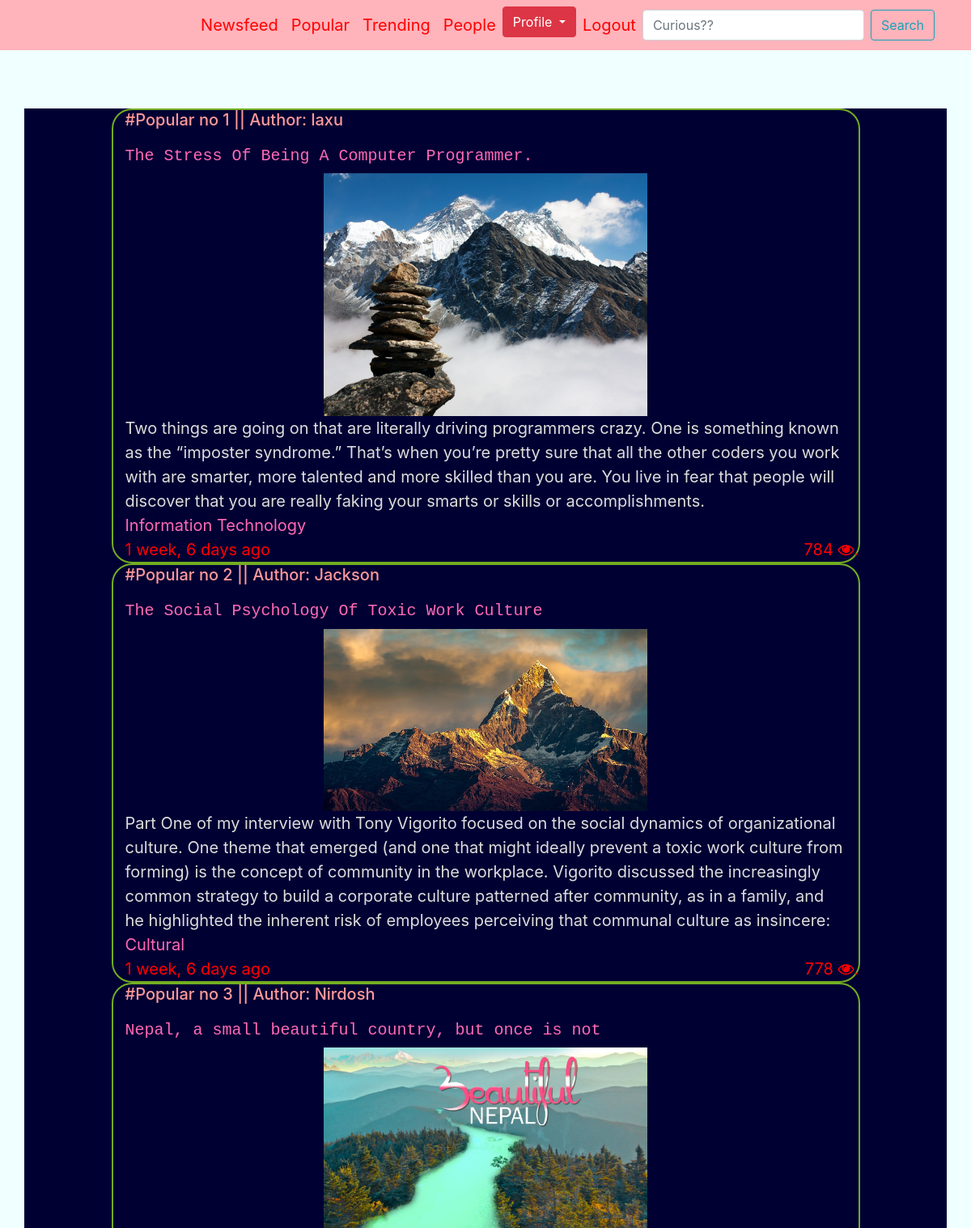
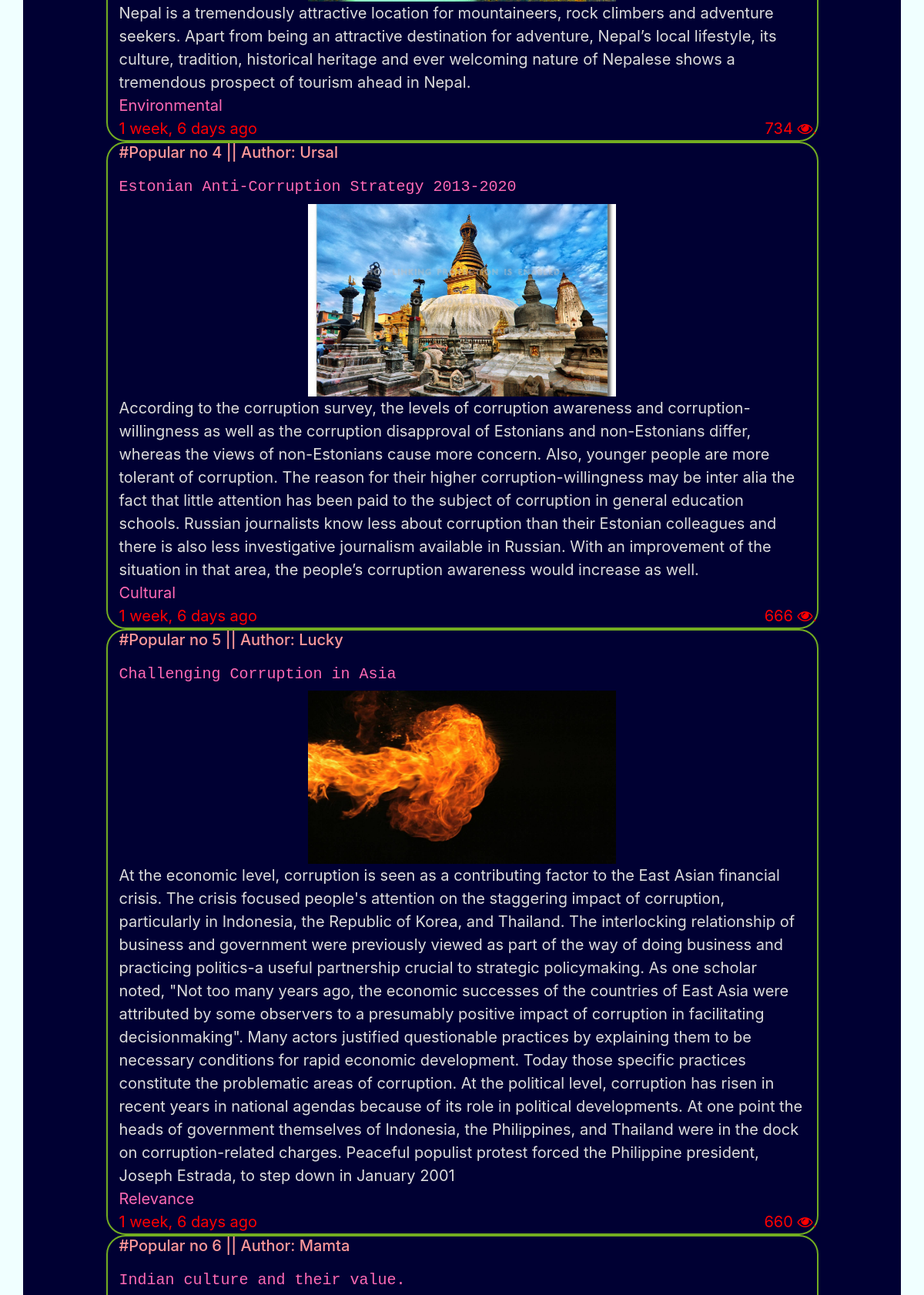
/popular/ (signed in, upper part), run on the app's committed database (2 pictures, top to bottom).
### Blog/models.py (models this page shows, shortened)
class Post(models.Model):
    title = models.CharField(max_length = 50)
    overview = models.TextField()
    time_upload = models.DateTimeField(auto_now_add=True)
    time_updated = models.DateTimeField(auto_now=True)
    Author = models.ForeignKey(Profile, on_delete=models.CASCADE)
    thumbnail = models.ImageField(upload_to= 'thumbnail', blank=True,null=True)
    categories = models.ManyToManyField(Categories, blank = True)
    view = models.IntegerField(default = 1)
    class Meta:
        ordering =['-time_upload']

class Categories(models.Model):
    title = models.CharField(max_length=50)

### User/models.py (models this page shows, shortened)
class Profile(models.Model):
    user = models.OneToOneField(User,on_delete=models.CASCADE)
    following = models.ManyToManyField(User,related_name='following',blank = True)
    bio = models.TextField(default='no bio submitted..')
    photo = models.ImageField(upload_to= 'Profile_pic',null = True, blank = True)
    updated = models.DateTimeField(auto_now=True)
    created = models.DateTimeField(auto_now_add=True)
    class Meta:
        ordering = ('-created',)

### Blog/views.py (the view)
# urls.py: path('popular/', views.Popular, name='popular'),
@login_required
def Popular (request):
    time =datetime.date.today()-datetime.timedelta(days=365)
    popu = Post.objects.filter(time_upload__gte = time).order_by('-view')
    contex = {
    'trend': popu,
    }
    return render(request,'Blog/popular.html',contex)

### Blog/templates/Blog/popular.html
{% extends 'Blog/base.html' %}
{% load static %}
{% block content %}
{% for trends in trend %}
<div class="container" style="background-color:#000033">
  <div class="col-lg-10" style="margin-left: auto;
  margin-right: auto;
  display: block;
  border-radius: 25px;
  border: 2px solid #73AD21;">
    <div class="section-title">
      <h2 style="font-size:20px;color:#ff9999">#Popular no {{forloop.counter}} || Author: {{trends.Author.user.username}} </h2>
    </div>
    <div class="trend-entry d-flex style=" background-color:#F0FFFF">
      <div class="trend-contents">
        <h2><a href="#" style="font-size:20px;color:#FF69B4; font-family: 'Lucida Console', Courier, monospace;">{{trends.title}}</a></h2>
        {% if trends.thumbnail %}
    <a href="#"><img src="{{trends.thumbnail.url}}" width="1000" height="400" style="display: block;
      {% endif %}
    margin-left: auto;
    margin-right: auto;
    height:auto;
    width:100;
    max-width:400px;" alt="Image"></a>
        <div class="" style='font-size:20px;color:#DCDCDC;'>
          {{trends.overview}}
        </div>
        <div class="post-meta">
          <span class="d-block">
            {% for cat in trends.categories.all %}
            <a href="#" style="font-size:20px;color:#FF69B4">{{cat.title}}</a>
            {% endfor %}
          </span>
          <span class="date-read" style="font-size:20px;color:red">{{trends.time_upload|timesince}} ago
          </span>
          <span style="font-size:20px;color:red;position:absolute;
  bottom:0;
  right:0;">{{trends.view}}
            <i class="fa fa-eye">.</i>
          </span>
        </div>
      </div>
    </div>
  </div>
</div>
{% endfor %}
{% endblock %}

### data on the page
Post: Author.user.username "laxu", title "The Stress Of Being A Computer Programmer.", thumbnail (picture), overview "Two things are going on that are literally driving programmers crazy. One is something known as the “imposter syndrome.” That’s when you’re pretty sure that all the other coders you work with are smarter, more talented and more skilled than you are. You live in fear that people will discover that you are really faking your smarts or skills or accomplishments.", time_upload "1 week, 6 days", view "784"
Categories: title "Information Technology"
Post: Author.user.username "Jackson", title "The Social Psychology Of Toxic Work Culture", thumbnail (picture), overview "Part One of my interview with Tony Vigorito focused on the social dynamics of organizational culture. One theme that emerged (and one that might ideally prevent a toxic work culture from forming) is the concept of community in the workplace. Vigorito discussed the increasingly common strategy to build a corporate culture patterned after community, as in a family, and he highlighted the inherent risk of employees perceiving that communal culture as insincere:", time_upload "1 week, 6 days", view "778"
Categories: title "Cultural"
Post: Author.user.username "Nirdosh", title "Nepal, a small beautiful country, but once is not", thumbnail (placeholder picture), overview "Nepal is a tremendously attractive location for mountaineers, rock climbers and adventure seekers. Apart from being an attractive destination for adventure, Nepal’s local lifestyle, its culture, tradition, historical heritage and ever welcoming nature of Nepalese shows a tremendous prospect of tourism ahead in Nepal.", time_upload "1 week, 6 days", view "734"
Categories: title "Environmental"
Post: Author.user.username "Ursal", title "Estonian Anti-Corruption Strategy 2013-2020", thumbnail (picture), overview "According to the corruption survey, the levels of corruption awareness and corruption-willingness as well as the corruption disapproval of Estonians and non-Estonians differ, whereas the views of non-Estonians cause more concern. Also, younger people are more tolerant of corruption. The reason for their higher corruption-willingness may be inter alia the fact that little attention has been paid to the subject of corruption in general education schools. Russian journalists know less about corruption than their Estonian colleagues and there is also less investigative journalism available in Russian. With an improvement of the situation in that area, the people’s corruption awareness would…", time_upload "1 week, 6 days", view "666"
Post: Author.user.username "Lucky", title "Challenging Corruption in Asia", thumbnail (picture), overview "At the economic level, corruption is seen as a contributing factor to the East Asian financial crisis. The crisis focused people's attention on the staggering impact of corruption, particularly in Indonesia, the Republic of Korea, and Thailand. The interlocking relationship of business and government were previously viewed as part of the way of doing business and practicing politics-a useful partnership crucial to strategic policymaking. As one scholar noted, \"Not too many years ago, the economic successes of the countries of East Asia were attributed by some observers to a presumably positive impact of corruption in facilitating decisionmaking\". Many actors justified questionable practices…", time_upload "1 week, 6 days", view "660"
Categories: title "Relevance"
Post: Author.user.username "Mamta", title "Indian culture and their value."
